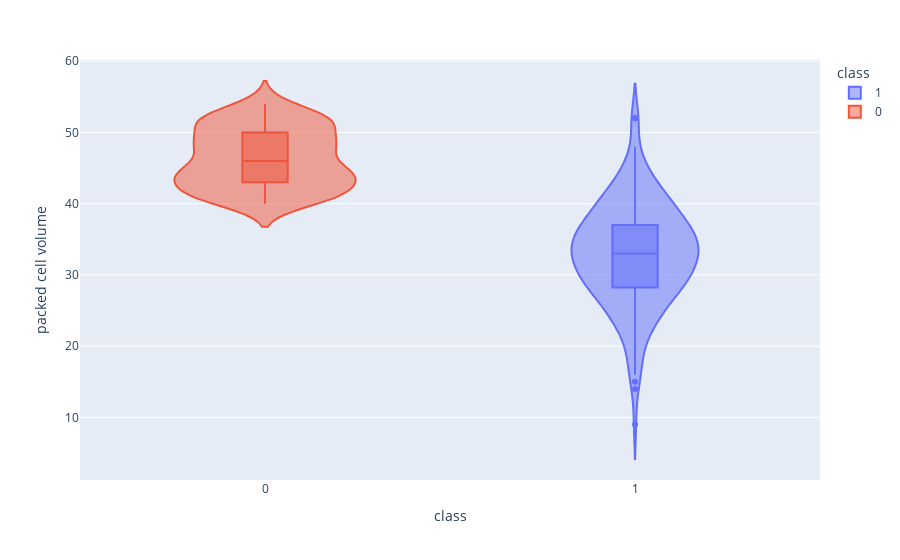

Source (notebook cell):
### Code cell
violin('packed cell volume')

### Figure 1 — Plotly figure (JSON) as saved in the notebook; plotly's stock layout.template omitted (floating-point values rounded to 4 significant figures; data arrays with more than 128 entries replaced by an {"elided": "..."} marker saying what was removed)
{"data": [{"alignmentgroup": "True", "box": {"visible": true}, "hovertemplate": "class=%{x}<br>packed cell volume=%{y}<extra></extra>", "legendgroup": "1", "marker": {"color": "#636efa"}, "name": "1", "offsetgroup": "1", "orientation": "v", "scalegroup": "True", "showlegend": true, "type": "violin", "x": {"elided": "250 int values"}, "x0": " ", "xaxis": "x", "y": {"elided": "250 int values"}, "y0": " ", "yaxis": "y"}, {"alignmentgroup": "True", "box": {"visible": true}, "hovertemplate": "class=%{x}<br>packed cell volume=%{y}<extra></extra>", "legendgroup": "0", "marker": {"color": "#EF553B"}, "name": "0", "offsetgroup": "0", "orientation": "v", "scalegroup": "True", "showlegend": true, "type": "violin", "x": {"elided": "150 int values"}, "x0": " ", "xaxis": "x", "y": {"elided": "150 int values"}, "y0": " ", "yaxis": "y"}], "layout": {"legend": {"title": {"text": "class"}, "tracegroupgap": 0}, "margin": {"t": 60}, "violinmode": "overlay", "xaxis": {"anchor": "y", "categoryarray": [1, 0], "categoryorder": "array", "domain": [0, 1], "title": {"text": "class"}}, "yaxis": {"anchor": "x", "domain": [0, 1], "title": {"text": "packed cell volume"}}}}
